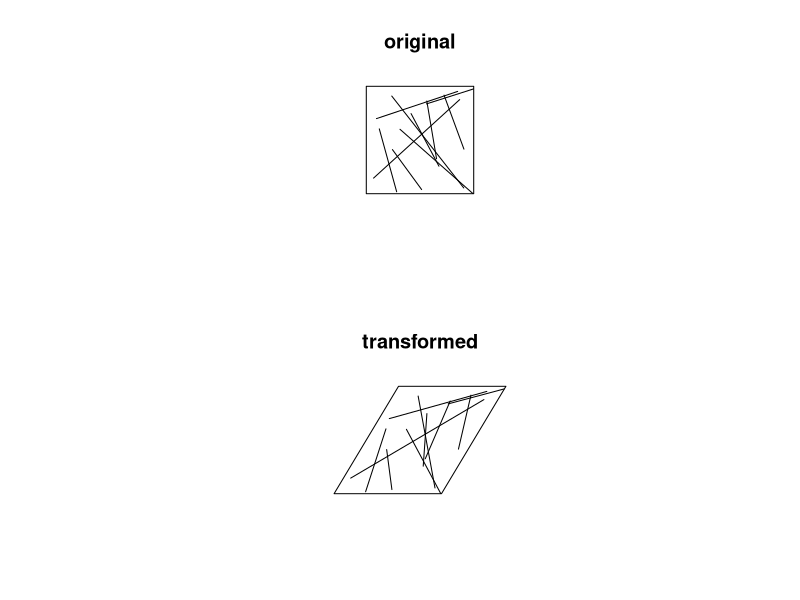

Generate this figure with R:
library(spatstat)


### Name: affine.psp
### Title: Apply Affine Transformation To Line Segment Pattern
### Aliases: affine.psp
### Keywords: spatial math

### ** Examples

  oldpar <- par(mfrow=c(2,1))
  X <- psp(runif(10), runif(10), runif(10), runif(10), window=owin())
  plot(X, main="original")
  # shear transformation
  Y <- affine(X, matrix(c(1,0,0.6,1),ncol=2))
  plot(Y, main="transformed")
  par(oldpar)
  # 
  # rescale y coordinates by factor 0.2
  affine(X, diag(c(1,0.2)))
